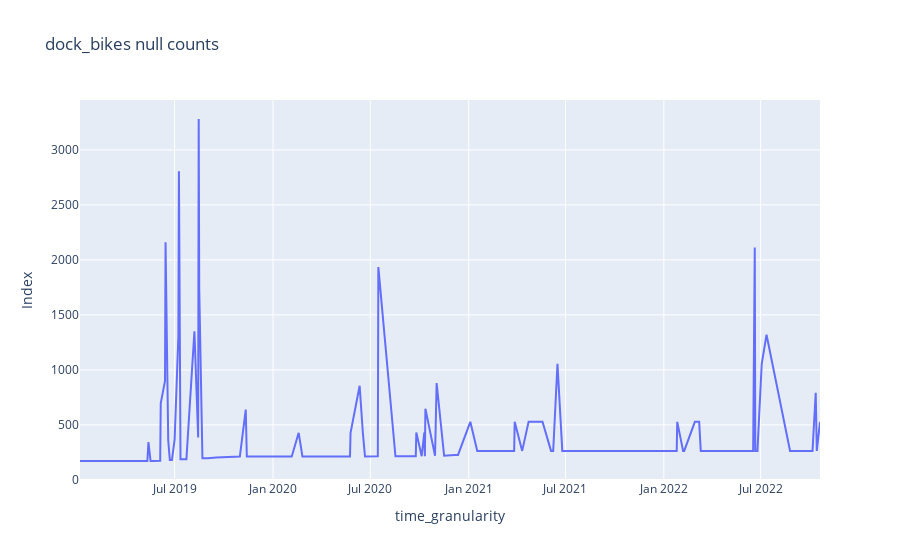

The notebook cell saved with this chart:
### Code cell
nulls_temporal_distribution(stations, ['year', 'month', 'day'], 'dock_bikes')

### Figure 1 — Plotly figure (JSON) as saved in the notebook; plotly's stock layout.template omitted (floating-point values rounded to 4 significant figures; data arrays with more than 128 entries replaced by an {"elided": "..."} marker saying what was removed)
{"data": [{"hovertemplate": "time_granularity=%{x}<br>Index=%{y}<extra></extra>", "legendgroup": "", "line": {"color": "#636efa", "dash": "solid"}, "marker": {"symbol": "circle"}, "mode": "lines", "name": "", "orientation": "v", "showlegend": false, "type": "scatter", "x": {"elided": "135 str values"}, "xaxis": "x", "y": {"elided": "135 int values"}, "yaxis": "y"}], "layout": {"legend": {"tracegroupgap": 0}, "title": {"text": "dock_bikes null counts"}, "xaxis": {"anchor": "y", "domain": [0, 1], "title": {"text": "time_granularity"}}, "yaxis": {"anchor": "x", "domain": [0, 1], "title": {"text": "Index"}}}}
